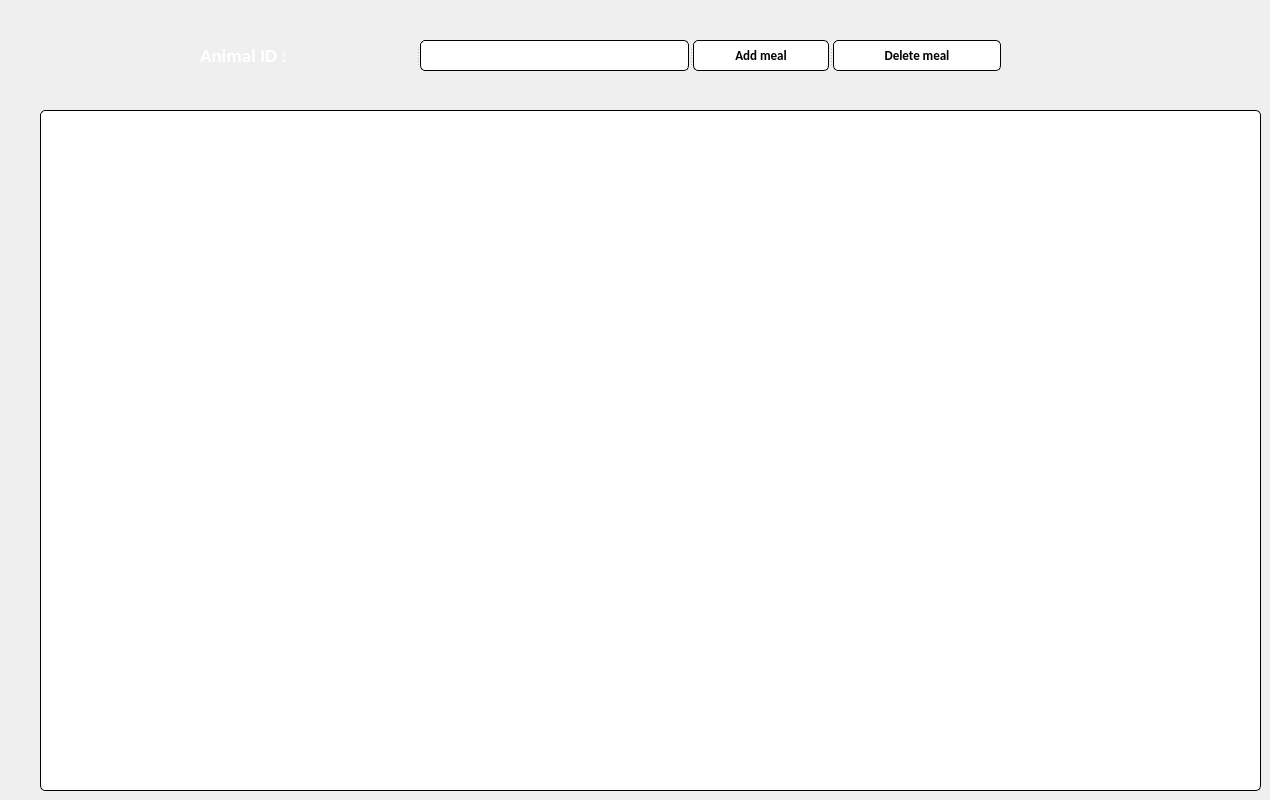
      <widget class="QWidget" name="tab_5">
       <attribute name="title">
        <string>Meal Managment</string>
       </attribute>
       <widget class="QTableView" name="Tab_repas">
        <property name="geometry">
         <rect>
          <x>40</x>
          <y>110</y>
          <width>1221</width>
          <height>681</height>
         </rect>
        </property>
        <property name="styleSheet">
         <string notr="true">background-color: rgb(255, 255, 255);
border: 1px solid black;
border-radius: 5px;</string>
        </property>
       </widget>
       <widget class="QSplitter" name="splitter_9">
        <property name="geometry">
         <rect>
          <x>200</x>
          <y>40</y>
          <width>801</width>
          <height>31</height>
         </rect>
        </property>
        <property name="orientation">
         <enum>Qt::Horizontal</enum>
        </property>
        <widget class="QSplitter" name="splitter_8">
         <property name="orientation">
          <enum>Qt::Horizontal</enum>
         </property>
         <widget class="QLabel" name="label_12">
          <property name="font">
           <font>
            <family>Calibri</family>
            <pointsize>14</pointsize>
            <weight>75</weight>
            <bold>true</bold>
           </font>
          </property>
          <property name="styleSheet">
           <string notr="true">color: rgb(255, 255, 255);</string>
          </property>
          <property name="text">
           <string>Animal ID :</string>
          </property>
         </widget>
         <widget class="QLineEdit" name="lineEdit_id_A">
          <property name="styleSheet">
           <string notr="true">background-color: rgb(255, 255, 255);
border: 1px solid black;
border-radius: 5px;</string>
          </property>
         </widget>
        </widget>
        <widget class="QPushButton" name="AjouterRepas">
         <property name="font">
          <font>
           <family>Calibri</family>
           <pointsize>10</pointsize>
           <weight>75</weight>
           <bold>true</bold>
          </font>
         </property>
         <property name="styleSheet">
          <string notr="true">background-color: rgb(255, 255, 255);
border: 1px solid black;
border-radius: 5px;</string>
         </property>
         <property name="text">
          <string>Add meal</string>
         </property>
         <property name="icon">
          <iconset resource="ressources.qrc">
           <normaloff>:/ressources/+.png</normaloff>:/ressources/+.png</iconset>
         </property>
         <property name="iconSize">
          <size>
           <width>20</width>
           <height>20</height>
          </size>
         </property>
        </widget>
        <widget class="QPushButton" name="SuppRepas">
         <property name="font">
          <font>
           <family>Calibri</family>
           <pointsize>10</pointsize>
           <weight>75</weight>
           <bold>true</bold>
          </font>
         </property>
         <property name="styleSheet">
          <string notr="true">background-color: rgb(255, 255, 255);
border: 1px solid black;
border-radius: 5px;</string>
         </property>
         <property name="text">
          <string>Delete meal</string>
         </property>
         <property name="icon">
          <iconset resource="ressources.qrc">
           <normaloff>:/ressources/-.png</normaloff>:/ressources/-.png</iconset>
         </property>
         <property name="iconSize">
          <size>
           <width>20</width>
           <height>20</height>
          </size>
         </property>
        </widget>
       </widget>
       <widget class="QLabel" name="logo_V_4">
        <property name="geometry">
         <rect>
          <x>20</x>
          <y>0</y>
          <width>161</width>
          <height>71</height>
         </rect>
        </property>
        <property name="styleSheet">
         <string notr="true">
border-radius: 5px;</string>
        </property>
        <property name="text">
         <string/>
        </property>
        <property name="pixmap">
         <pixmap resource="ressources.qrc">:/ressources/logo_App.png</pixmap>
        </property>
       </widget>
      </widget>
